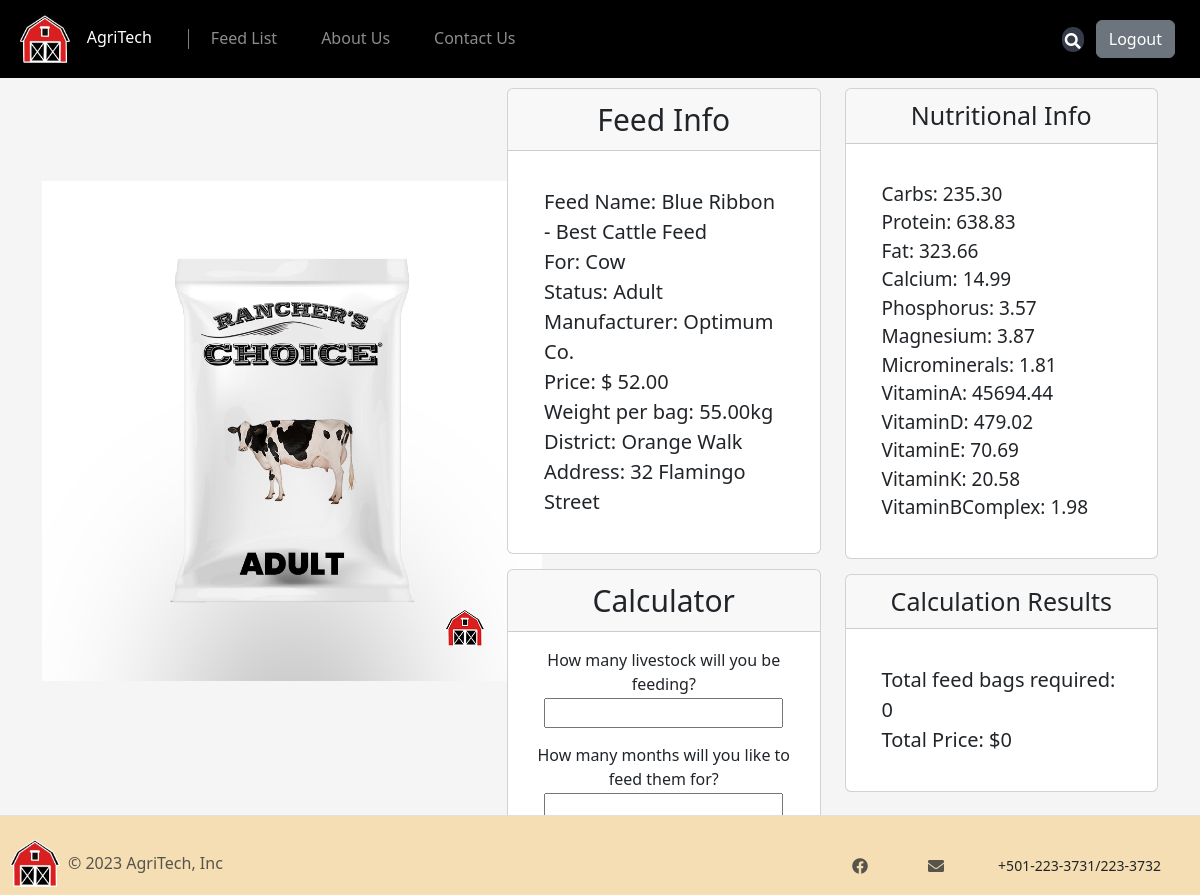
Page /feed.php?FeedID=50 on the committed database.
### tables this page shows
CREATE TABLE `feeds` (
  `FeedID` int(4) NOT NULL,
  `FeedName` varchar(50) NOT NULL,
  `Manufacturer` varchar(50) NOT NULL,
  `AnimalType` varchar(20) NOT NULL,
  `AnimalStatus` varchar(20) NOT NULL,
  `Price` decimal(10,2) NOT NULL,
  `WeightPerBag` decimal(10,2) NOT NULL,
  `Description` varchar(250) NOT NULL,
  `District` varchar(50) NOT NULL,
  `Address` varchar(50) NOT NULL,
  `ProductCover` varchar(150) NOT NULL
);

CREATE TABLE `nutrition` (
  `NutritionID` int(4) NOT NULL,
  `FeedID` int(4) NOT NULL,
  `Carbs` decimal(10,2) NOT NULL,
  `Protein` decimal(10,2) NOT NULL,
  `Fat` decimal(10,2) NOT NULL,
  `Calcium` decimal(10,2) NOT NULL,
  `Phosphorus` decimal(10,2) NOT NULL,
  `Magnesium` decimal(10,2) NOT NULL,
  `Microminerals` decimal(10,2) NOT NULL,
  `TotalMinerals` decimal(10,2) NOT NULL,
  `VitaminA` decimal(10,2) NOT NULL,
  `VitaminD` decimal(10,2) NOT NULL,
  `VitaminE` decimal(10,2) NOT NULL,
  `VitaminK` decimal(10,2) NOT NULL,
  `VitaminBComplex` decimal(10,2) NOT NULL,
  `TotalVitamins` decimal(10,2) NOT NULL
);

### feed.php (the view, shortened to what this page needs)
<?php
include "header.php";
if (isset($_GET['FeedID'])) {
  $FeedID = $_GET['FeedID'];
  $stmt = mysqli_prepare($con,
  "SELECT FeedName, Manufacturer, AnimalType, AnimalStatus, Price, WeightPerBag, District, Address, ProductCover
  FROM feeds
  WHERE FeedID = ?");
  mysqli_stmt_bind_param($stmt, "i", $FeedID);
  mysqli_stmt_execute($stmt);
  $data = mysqli_stmt_get_result($stmt);
  $result = mysqli_fetch_assoc($data);
  $name = $result['FeedName'];
  $manufac = $result['Manufacturer'];
  $type = $result['AnimalType'];
  $status = $result['AnimalStatus'];
  $price = $result['Price'];
  $weight = $result['WeightPerBag'];
  $district = $result['District'];
  $address = $result['Address'];
  $picture = $result['ProductCover'];
  $sql = mysqli_prepare($con,
  "SELECT
  Carbs, Protein, Fat, Calcium, Phosphorus, Magnesium, Microminerals,
  VitaminA, VitaminD, VitaminE, VitaminK, VitaminBComplex
  FROM nutrition WHERE FeedID = ?");
  mysqli_stmt_bind_param($sql, "i", $FeedID);
  mysqli_stmt_execute($sql);
  $data_nutrients = mysqli_stmt_get_result($sql);
  $nut = mysqli_fetch_assoc($data_nutrients);
} else {
  header("Location: error.php?error=feedidnotset");
}
?>
<div class="container text-center" style="margin-top: 10px; margin-bottom: 10px;">
  <div class="row g-0">
    <div class="col-md-5">
      <img src="<?php echo $picture; ?>" alt="feed bag image" style="height: 500px; width: 500px; margin-top: 20%;">
    </div>
    <div class="col-md-7">
      <div class="row d-flex flex-row">
        <div class="col-md-6">
          <div class="card flex-column">
            <div class="card-header" style="font-size: 30px;">Feed Info</div>
            <div class="card-body text-start">
              <div style="padding: 20px;">
                <span style="font-size: 20px;">
                  <span style='font-weight: 500;'>Feed Name: </span><?php echo $name ?> <br>
                  <span style='font-weight: 500;'>For: </span><?php echo $type ?> <br>
                  <span style='font-weight: 500;'>Status: </span><?php echo $status ?> <br>
                  <span style='font-weight: 500;'>Manufacturer: </span><?php echo $manufac ?> <br>
                  <span style='font-weight: 500;'>Price: $ </span><?php echo $price ?> <br>
                  <span style='font-weight: 500;'>Weight per bag: </span><?php echo $weight ?>kg <br>
                  <span style='font-weight: 500;'>District: </span><?php echo $district ?> <br>
                  <span style='font-weight: 500;'>Address: </span><?php echo $address ?> <br>
                </span>
              </div>
            </div>
          </div>
          <div class="card flex-column" style="margin-top: 15px;">
            <div class="card-header" style="font-size: 30px;">Calculator</div>
            <div class="card-body">
              <form action="php/calculate.php" method="post">
                <p style="margin-bottom: 2px;">How many livestock will you be feeding?</p>
                <input type="number" style="margin-bottom: 15px;" name="number">
                <p style="margin-bottom: 2px;">How many months will you like to feed them for?</p>
                <input type="number" style="margin-bottom: 15px;" name="months"> <br>
              </form>
            </div>
          </div>
        </div>
        <div class="col-md-6">
          <div class="card flex-column">
            <div class="card-header" style="font-size: 25px;">Nutritional Info</div>
            <div class="card-body text-start">
              <div style="padding: 20px;">
                <span style="font-size: 19px;">
                  <?php
                    foreach ($nut as $column_name => $data) {
                      echo "<span style='font-weight: 500;'>" . $column_name . "</span>" . ": " . $data . "<br>";
                    }
                  ?>
                </span>
              </div>
            </div>
          </div>
          <div class="card flex-column" style="margin-top: 15px;">
            <div class="card-header" style="font-size: 25px;">Calculation Results</div>
            <div class="card-body text-start">
              <div style="padding: 20px;">
                <span style="font-size: 20px;">
                  <span style='font-weight: 500;'>Total feed bags required: </span><?php echo round($_SESSION['totalbags']); ?> <br>
                  <span style='font-weight: 500;'>Total Price: $</span><?php echo round($_SESSION['totalprice'], 2); ?>
                </span>
              </div>
            </div>
          </div>
        </div>
      </div>
    </div>
  </div>
</div>
<?php
include "footer.php";
?>

### header.php (style rules this page uses)
body { background-color: #f5f5f5; }

### rows in the picture
feeds: ProductCover (picture), FeedName "Blue Ribbon - Best Cattle Feed", AnimalType "Cow", AnimalStatus "Adult", Manufacturer "Optimum Co.", Price "52.00", WeightPerBag "55.00", District "Orange Walk", Address "32 Flamingo Street"
nutrition: Carbs "235.30", Protein "638.83", Fat "323.66", Calcium "14.99", Phosphorus "3.57", Magnesium "3.87", Microminerals "1.81", VitaminA "45694.44", VitaminD "479.02", VitaminE "70.69", VitaminK "20.58", VitaminBComplex "1.98"

### other values in the picture
$column_name "Carbs"
$column_name "Protein"
$column_name "Fat"
$column_name "Calcium"
$column_name "Phosphorus"
$column_name "Magnesium"
$column_name "Microminerals"
$column_name "VitaminA"
$column_name "VitaminD"
$column_name "VitaminE"
$column_name "VitaminK"
$column_name "VitaminBComplex"
$_SESSION['totalbags'] "0"
$_SESSION['totalprice'] "0"
